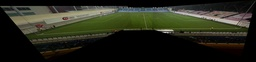
#> input picture A0101856J_SebastianWong_Lab5/Pictures/stitched.jpg, 256 x 62 px, shrunk from 12005 x 2923 before the run
$ python A0101856J_SebastianWong_Lab5.py   (older library calls are emulated)
#> lines starting #> are read from the running program, lines starting #| are printed output that depends on the picture
import os
import numpy as np
import cv2
from matplotlib import pyplot as plt

def gauss_kernels(size,sigma=1):
    ## returns a 2d gaussian kernel
    if size<3:
        size = 3
    m = size/2
    x, y = np.mgrid[-m:m+1, -m:m+1]
    kernel = np.exp(-(x*x + y*y)/(2*sigma*sigma))
    kernel_sum = kernel.sum()
    if not sum==0:
        kernel = kernel/kernel_sum
    return kernel

def getEdgeStrength(image):
    # Setting Sobel kernel
    # Horizontal kernel detects vertical edges
    # Vertical kernel detects horizontal edges
    sobelHorizontal = np.array([[-1,0,1],[-2,0,2],[-1,0,1]])
    sobelVertical = np.array([[1,2,1],[0,0,0],[-1,-2,-1]])
    imgHeight, imgWidth = image.shape
    gx = np.zeros([imgHeight,imgWidth])
    gy = np.zeros([imgHeight,imgWidth])
    for x in range(0, imgHeight-2):
    	for y in range(0, imgWidth-2):
            horizontalEdgeStrength = 0
            verticalEdgeStrength = 0

            verticalEdgeStrength = ((sobelHorizontal[0][0] * img[x][y]) + (sobelHorizontal[0][1] * img[x][y+1]) + (sobelHorizontal[0][2] * img[x][y+2]) +
		    (sobelHorizontal[1][0] * img [x+1][y]) + (sobelHorizontal[1][1] * img[x+1][y+1]) + (sobelHorizontal[1][2] * img[x+1][y+2]) +
		    (sobelHorizontal[2][0] * img[x+2][y]) + (sobelHorizontal[2][1] * img[x+2][y+1]) + (sobelHorizontal[2][2] * img[x+2][y+2]))

            horizontalEdgeStrength = ((sobelVertical[0][0] * img[x][y]) + (sobelVertical[0][1] * img[x][y+1]) + (sobelVertical[0][2] * img[x][y+2]) +
		    (sobelVertical[1][0] * img [x+1][y]) + (sobelVertical[1][1] * img[x+1][y+1]) + (sobelVertical[1][2] * img[x+1][y+2]) +
		    (sobelVertical[2][0] * img[x+2][y]) + (sobelVertical[2][1] * img[x+2][y+1]) + (sobelVertical[2][2] * img[x+2][y+2]))

            gx[x+1][y+1] = horizontalEdgeStrength
            gy[x+1][y+1] = verticalEdgeStrength
    return gx, gy

def productOfDerivatives(horizontalEdgeStrengths,verticalEdgeStrengths):
    I_xx = horizontalEdgeStrengths * horizontalEdgeStrengths
    I_xy = horizontalEdgeStrengths * verticalEdgeStrengths
    I_yy = verticalEdgeStrengths * verticalEdgeStrengths
    return I_xx, I_xy, I_yy

def convolution(derivativeXX, derivativeXY, derivativeYY, kernel):
    height,width = derivativeXX.shape
    W_xx = np.zeros([height,width])
    W_xy = np.zeros([height,width])
    W_yy = np.zeros([height,width])
    for row in range(0, height-2):
        for column in range(0, width-2):
            xx = xy = yy = 0

            xx = ((kernel[0][0] * derivativeXX[row][column]) + (kernel[0][1] * derivativeXX[row][column+1]) + (kernel[0][2] * derivativeXX[row][column+2]) +
            (kernel[1][0] * derivativeXX[row+1][column]) + (kernel[1][1] * derivativeXX[row+1][column+1]) + (kernel[1][2] * derivativeXX[row+1][column+2]) +
            (kernel[2][0] * derivativeXX[row+2][column]) + (kernel[2][1] * derivativeXX[row+2][column+1]) + (kernel[2][2] * derivativeXX[row+2][column+2])
            )

            xy = ((kernel[0][0] * derivativeXY[row][column]) + (kernel[0][1] * derivativeXY[row][column+1]) + (kernel[0][2] * derivativeXY[row][column+2]) +
            (kernel[1][0] * derivativeXY[row+1][column]) + (kernel[1][1] * derivativeXY[row+1][column+1]) + (kernel[1][2] * derivativeXY[row+1][column+2]) +
            (kernel[2][0] * derivativeXY[row+2][column]) + (kernel[2][1] * derivativeXY[row+2][column+1]) + (kernel[2][2] * derivativeXY[row+2][column+2])
            )

            yy = ((kernel[0][0] * derivativeYY[row][column]) + (kernel[0][1] * derivativeYY[row][column+1]) + (kernel[0][2] * derivativeYY[row][column+2]) +
            (kernel[1][0] * derivativeYY[row+1][column]) + (kernel[1][1] * derivativeYY[row+1][column+1]) + (kernel[1][2] * derivativeYY[row+1][column+2]) +
            (kernel[2][0] * derivativeYY[row+2][column]) + (kernel[2][1] * derivativeYY[row+2][column+1]) + (kernel[2][2] * derivativeYY[row+2][column+2])
            )

            W_xx[row+1][column+1] = xx
            W_xy[row+1][column+1] = xy
            W_yy[row+1][column+1] = yy
    return W_xx, W_xy, W_yy

def computeHarrisCornerResponse(w_xx,w_xy,w_yy):
    height,width = w_xx.shape
    response = np.zeros([height,width])
    arrayW = np.zeros([2,2])
    maxResponse = 0
    for row in range(0,height):
        for column in range(0,width):
            arrayW[0][0] = w_xx[row][column]
            arrayW[0][1] = w_xy[row][column]
            arrayW[1][0] = w_xy[row][column]
            arrayW[1][1] = w_yy[row][column]
            determinantW = computeDeterminant(arrayW)
            traceW = computeTrace(arrayW)
            response[row][column] = (determinantW - (0.06*(traceW * traceW)))
            if (response[row][column] > maxResponse):
                maxResponse = response[row][column]
    return response , maxResponse

def computeDeterminant(array):
    return ((array[0][0] * array[1][1]) - (array[0][1] * array[1][0]))

def computeTrace(array):
    return (array[0][0] + array[1][1])

def filterResponse(responseArray,threshold):
    height,width = responseArray.shape
    for row in range(0,height):
        for column in range(0,width):
            if (responseArray[row][column] < 0.1*(threshold)):
                responseArray[row][column] = 0
    return responseArray

def plotHarrisCornerResponse(image, responses):
    height, width, channels = image.shape
    magentaMarks = np.array([255,0,255])
    for row in range(0,height):
        for column in range(0,width):
            if (responses[row][column] != 0):
                 image[row][column] = magentaMarks
    plt.figure()
    plt.imshow(image)
    plt.show()
    return image

def bgrToRgb(image):
    height, width, channels = image.shape
    newImage = np.zeros([height,width,channels])
    newImage[:,:,0] = image[:,:,2]
    newImage[:,:,1] = image[:,:,1]
    newImage[:,:,2] = image[:,:,0]
    newImage = newImage.astype(np.uint8)
    return newImage

def rgbToBgr(image):
    height, width, channels = image.shape
    newImage = np.zeros([height,width,channels])
    newImage[:,:,0] = image[:,:,2]
    newImage[:,:,1] = image[:,:,1]
    newImage[:,:,2] = image[:,:,0]
    newImage = newImage.astype(np.uint8)
    return newImage

# Reading in original image
imgColoured = cv2.imread(os.getcwd() + "/Pictures/stitched.jpg")
#> imgColoured is the input picture: shape (62, 256, 3); mean B, G, R 27.7, 40.1, 38.3
# Reading image in grayscale for processing
img = cv2.imread(os.getcwd() + "/Pictures/stitched.jpg", cv2.CV_LOAD_IMAGE_GRAYSCALE)
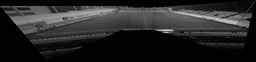
#> img: shape (62, 256); min 0, max 206, mean 38.1
gx , gy = getEdgeStrength(img)
#> after the loop in getEdgeStrength, `for x in range(0, imgHeight-2):`:
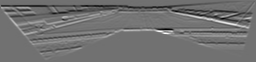
#> gx: shape (62, 256) float64; min -559, max 702, mean 0.1; drawn with min black and max white
#> after the loop in getEdgeStrength, `for x in range(0, imgHeight-2):`:
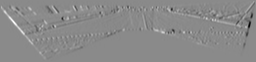
#> gy: shape (62, 256) float64; min -509, max 431, mean 0; drawn with min black and max white
I_xx, I_xy, I_yy = productOfDerivatives(gx,gy)
gaussianKernel = gauss_kernels(3,1)
W_xx, W_xy, W_yy = convolution(I_xx,I_xy,I_yy,gaussianKernel)
#> after the loop in convolution, `for row in range(0, height-2):`:
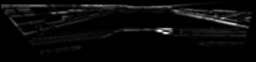
#> W_xx: shape (62, 256) float64; min 0, max 195584.3, mean 7928.4; drawn with min black and max white
harrisCornerReponse , maxResponse = computeHarrisCornerResponse(W_xx,W_xy,W_yy)
#> after the loop in computeHarrisCornerResponse, `for row in range(0,height):`:
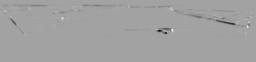
#> response: shape (62, 256) float64; min -2.14e+09, max 1.22e+09, mean -14716177.1; drawn with min black and max white
#> after the loop in computeHarrisCornerResponse, `for row in range(0,height):`: arrayW = [[0, 0], [0, 0]]; maxResponse = 1.22e+09
#> maxResponse = 1.22e+09
filteredHarrisCorner = filterResponse(harrisCornerReponse,maxResponse)
# Convert BGR to RGB for plt.show()
rgbImg = bgrToRgb(imgColoured)
result = plotHarrisCornerResponse(rgbImg,filteredHarrisCorner)
# Convert back to BGR for saving
result = rgbToBgr(result)
#> in rgbToBgr, `newImage[:,:,1] = image[:,:,1]`:
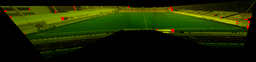
#> newImage: shape (62, 256, 3) float64; mean R, G, B 28.5, 39.7, 0
#> in rgbToBgr, `newImage[:,:,2] = image[:,:,0]`:
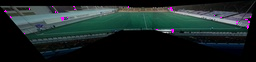
#> newImage: shape (62, 256, 3) float64; mean R, G, B 28.5, 39.7, 39
cv2.imwrite(os.getcwd() + "/Results/stitched1.jpg", result)

$ run again, with A0101856J_SebastianWong_Lab5/Pictures/building2.png saved as A0101856J_SebastianWong_Lab5/Pictures/stitched.jpg
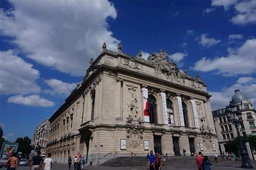
#> input picture A0101856J_SebastianWong_Lab5/Pictures/building2.png, 256 x 170 px, shrunk from 752 x 500 before the run
#> imgColoured is the input picture: shape (170, 256, 3); mean B, G, R 117.3, 93.3, 85.5
#> after the loop in computeHarrisCornerResponse, `for row in range(0,height):`:
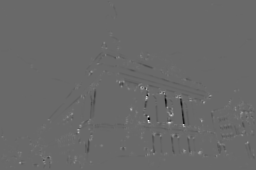
#> response: shape (170, 256) float64; min -4.23e+09, max 5.99e+09, mean 1874882.7; drawn with min black and max white
#> after the loop in computeHarrisCornerResponse, `for row in range(0,height):`: arrayW = [[0, 0], [0, 0]]; maxResponse = 5.99e+09
#> in rgbToBgr, `newImage[:,:,2] = image[:,:,0]`:
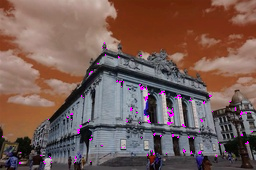
#> newImage: shape (170, 256, 3) float64; mean R, G, B 118.5, 92.6, 86.7
